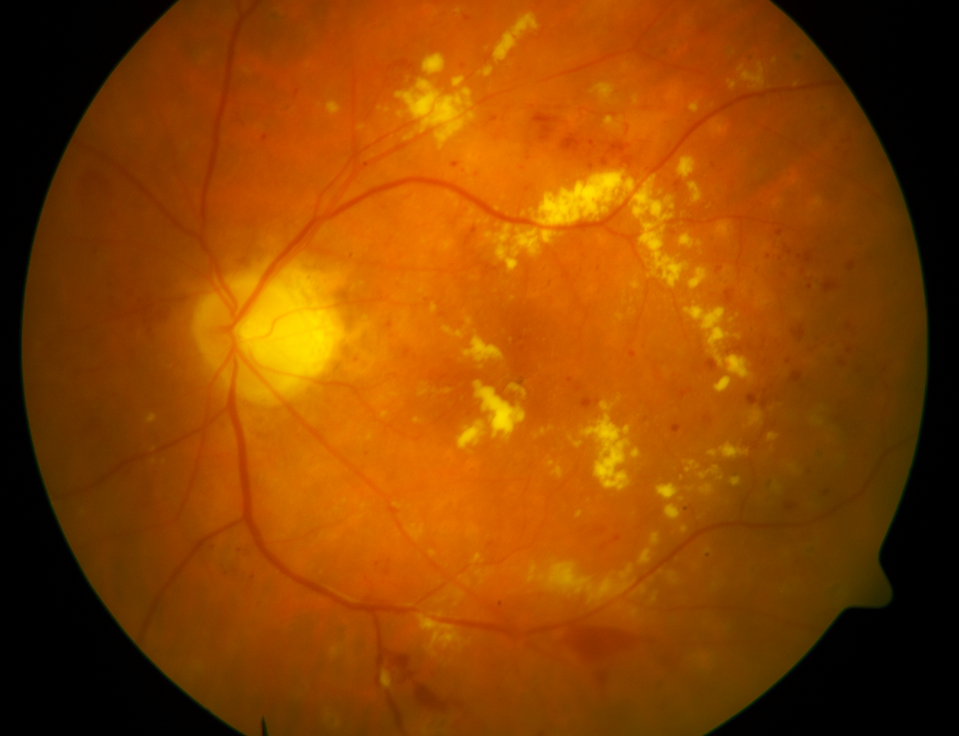
#> input picture image013.png, 959 x 736 px, shrunk from 1500 x 1152 before the run
$ python opticdisk2.py
#> lines starting #> are read from the running program, lines starting #| are printed output that depends on the picture; after the words box and inside, x2 and y2 are one past the last pixel; in counts of white or black regions, pixels touching at a corner belong together
#import the necessary packages
import numpy as np
#import argparse
import cv2
import Image

img = Image.open('image013.png')
#> img is the input picture: PIL image 959x736 RGB; mean R, G, B 139.6, 67.7, 0.2
img.save('image013.jpg')
# construct the argument parse and parse the arguments
#ap = argparse.ArgumentParser()
#ap.add_argument("-i", "--image", help = "path to the image file")
#ap.add_argument("-r", "--radius", type = int,
#	help = "radius of Gaussian blur; must be odd")
#args = vars(ap.parse_args())

# load the image and convert it to grayscale

image = cv2.imread('image013.jpg',1)
height,width,depth = image.shape
#> height = 736; width = 959; depth = 3
orig = image.copy()
gray = cv2.cvtColor(image, cv2.COLOR_BGR2GRAY)
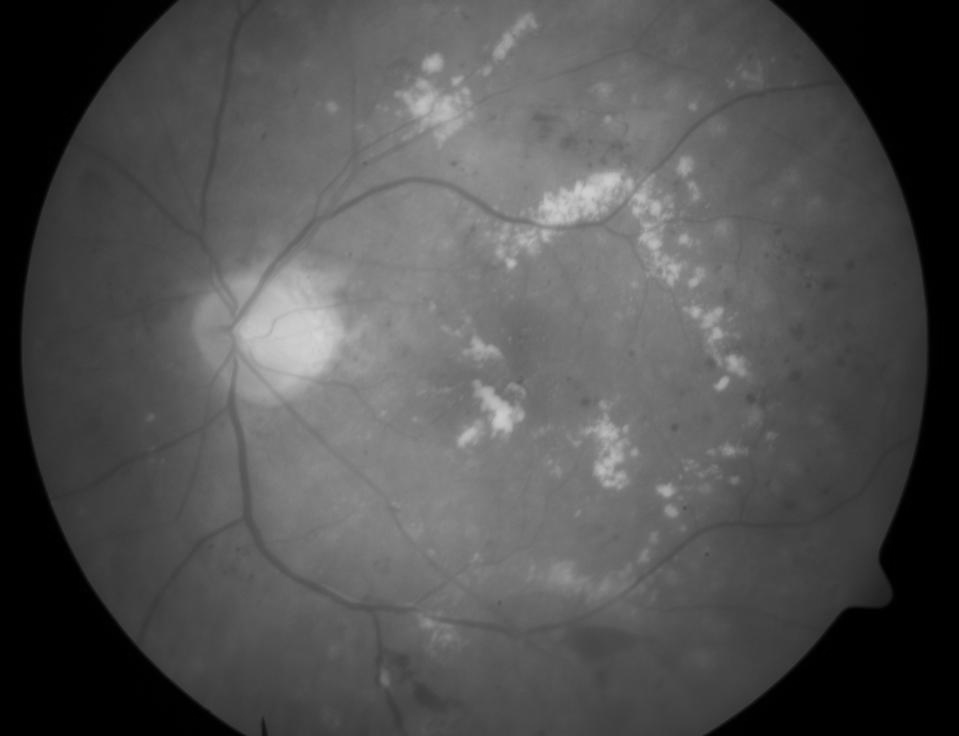
#> gray: shape (736, 959); min 0, max 212, mean 81.5
b,g,r=cv2.split(image)
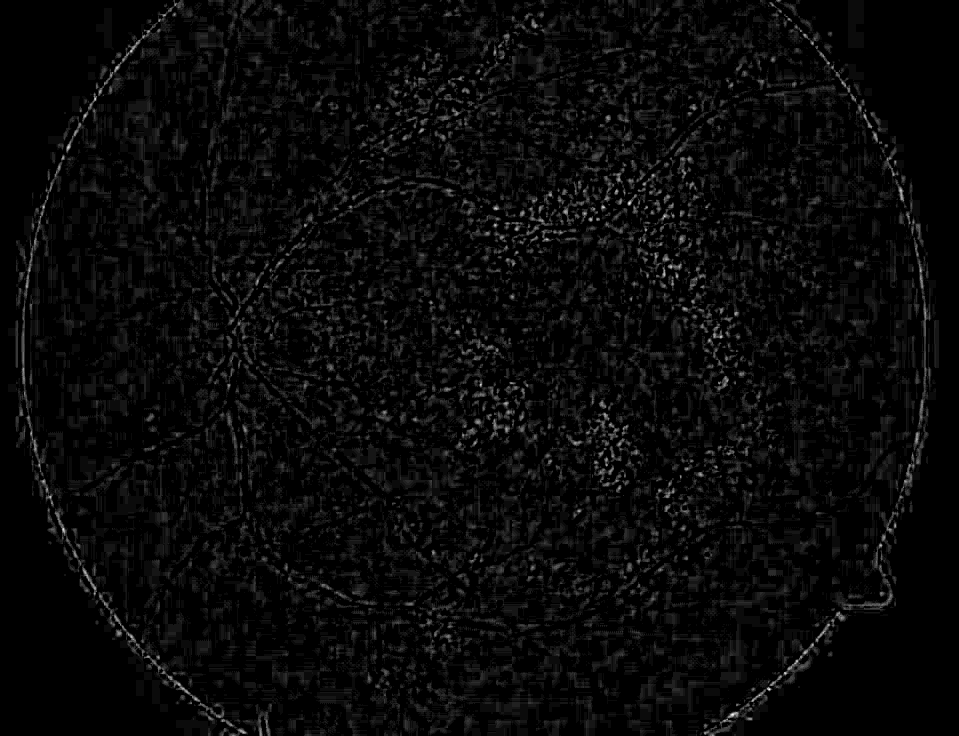
#> b: shape (736, 959); min 0, max 23, mean 0.8; drawn with min black and max white
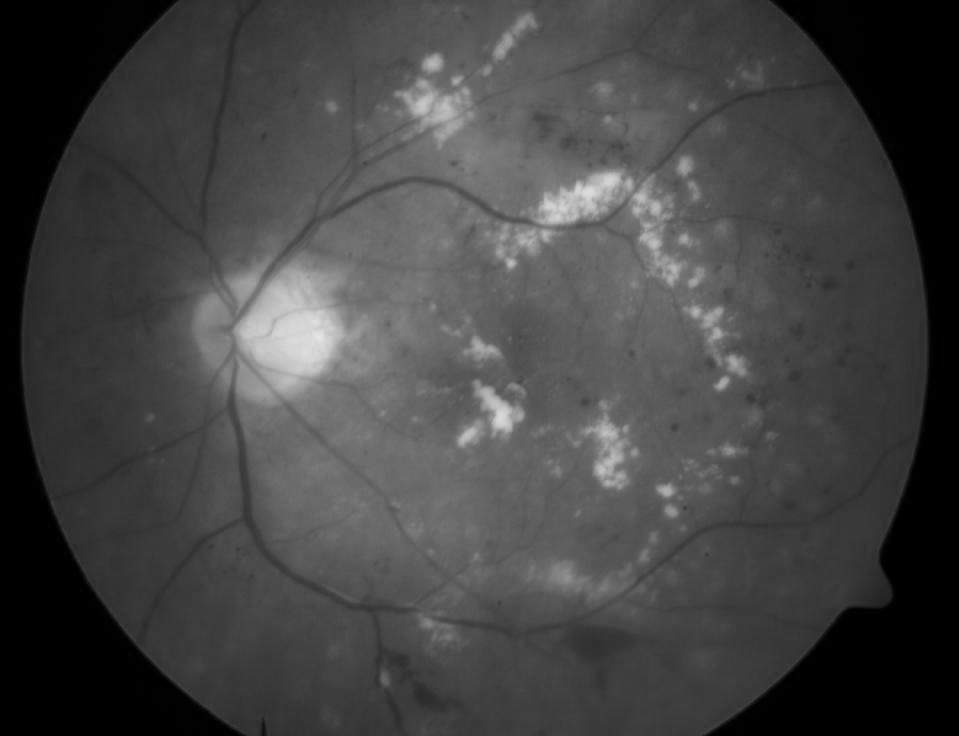
#> g: shape (736, 959); min 0, max 230, mean 67.6
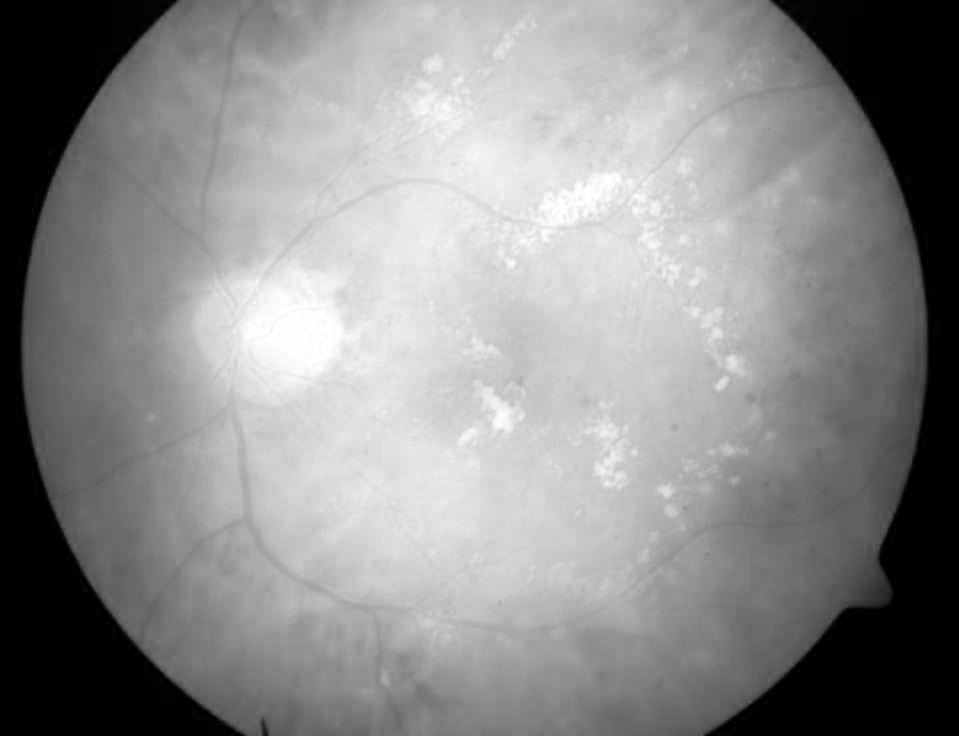
#> r: shape (736, 959); min 0, max 255, mean 139.6
# the area of the image with the largest intensity value
#(minVal, maxVal, minLoc, maxLoc) = cv2.minMaxLoc(gray)
#cv2.circle(image, maxLoc, 5, (255, 0, 0), 2)

# display the results of the naive attempt
#cv2.imshow("Naive", image)

# apply a Gaussian blur to the image then find the brightest
# region
gray = cv2.GaussianBlur(g, (55, 55), 0)
(minVal, maxVal, minLoc, maxLoc) = cv2.minMaxLoc(g)
#> minVal = 0; maxVal = 230; minLoc = (0, 0); maxLoc = (318, 336)
image = g.copy()
cv2.circle(image, maxLoc,55 , 1, 2)
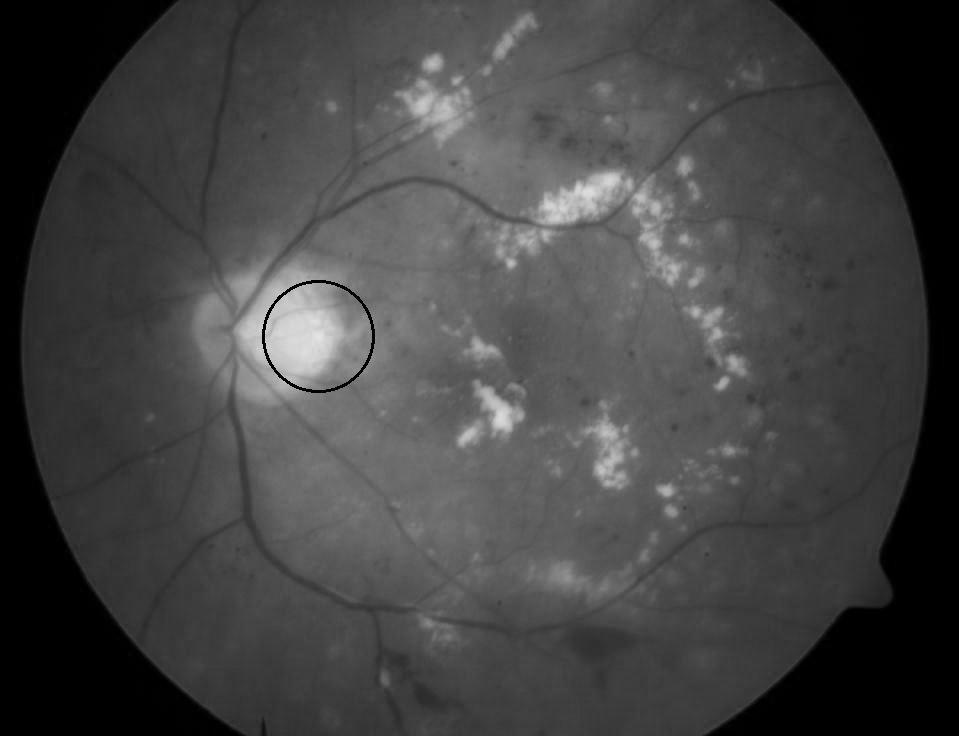
#> image: shape (736, 959); 0.15% of pixels changed, all inside (x1, y1, x2, y2) = (262, 280, 375, 393)


circle_img = np.zeros((height,width), np.uint8)
cv2.circle(circle_img,maxLoc,55,1,thickness=-1)
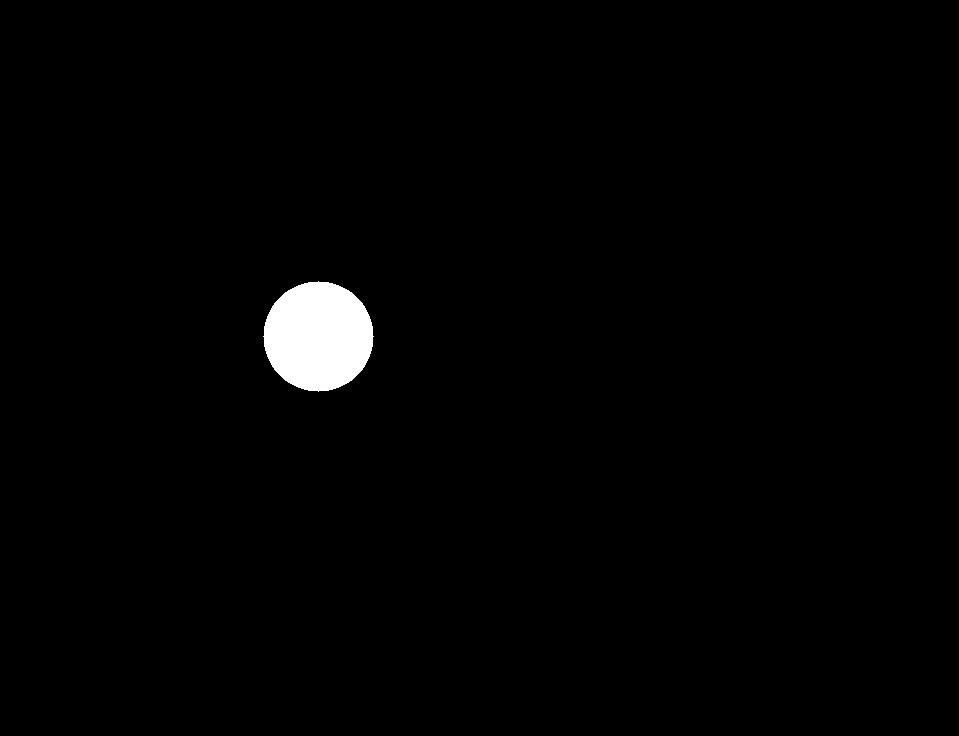
#> circle_img: shape (736, 959); values 0 (black) and 1 (white), 1.3% white; 1 white region, box (x1, y1, x2, y2) and area: (263, 281, 374, 392) 9477

masked_data = cv2.bitwise_and(image, image, mask=circle_img)
#masked_data = cv2.bitwise_or(image, image, mask=circle_img)
ret,thresh1 = cv2.threshold(masked_data,0,255,cv2.THRESH_BINARY)
cv2.imshow("masked", masked_data)
cv2.imshow("thresh1", thresh1)
cv2.imwrite('opticdisk018.jpg',thresh1)
# display the results of our newly improved method
cv2.imshow("Robust", image)
cv2.waitKey(0)
cv2.destroyAllWindows()

$ run again, with image002.png copied over image013.png
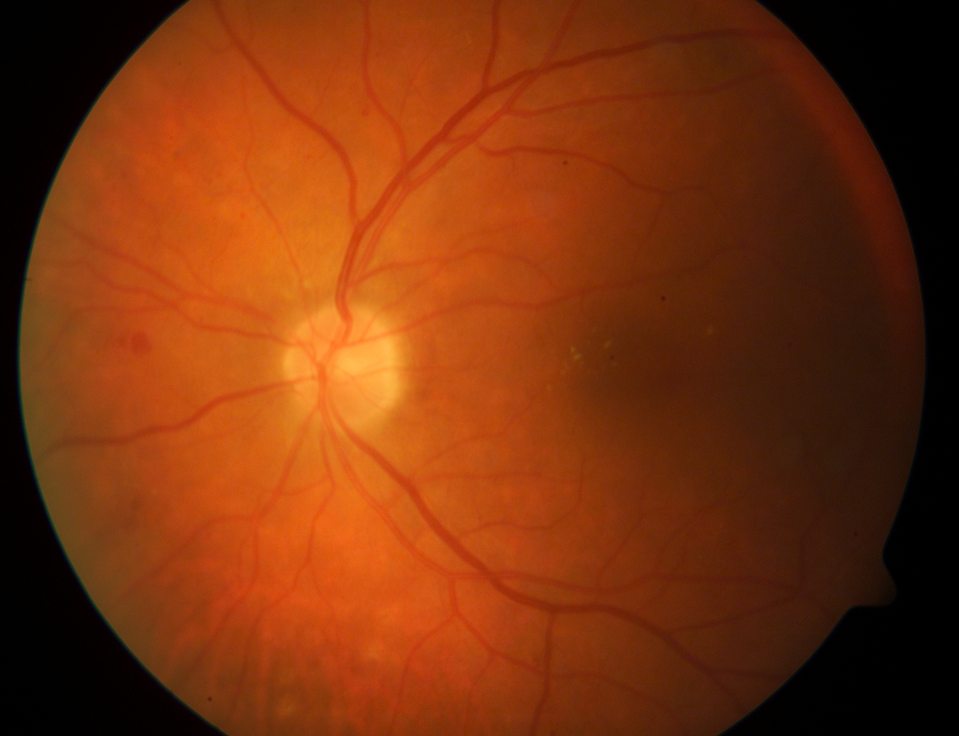
#> input picture image002.png, 959 x 736 px, shrunk from 1500 x 1152 before the run
#> img is the input picture: PIL image 959x736 RGB; mean R, G, B 121.2, 50.6, 13.3
#> `b,g,r=cv2.split(image)`:
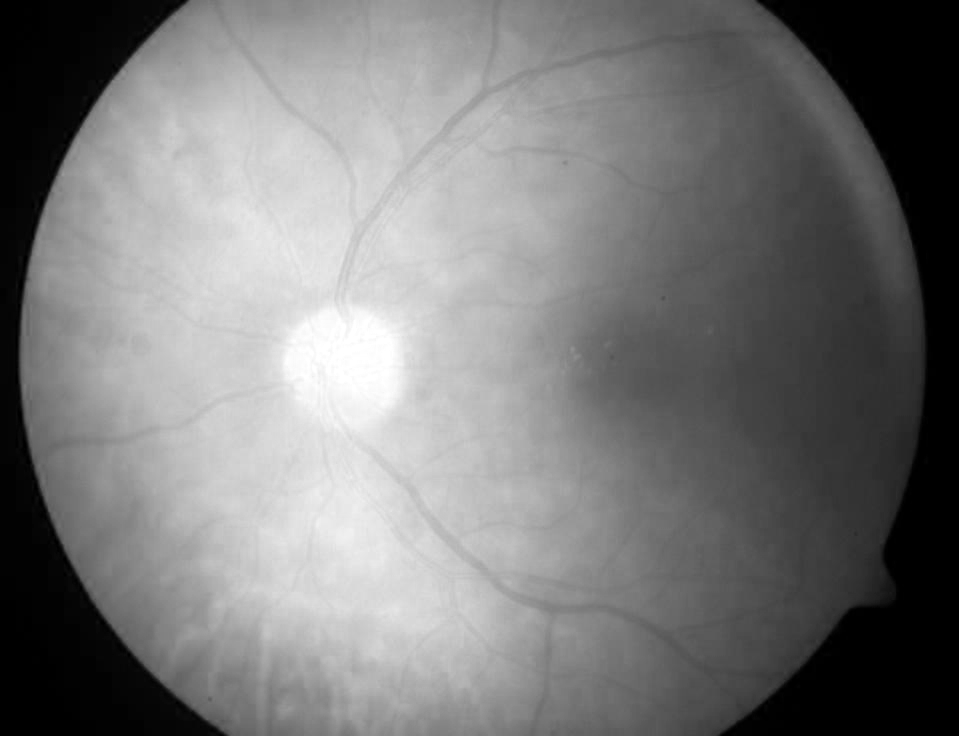
#> r: shape (736, 959); min 0, max 255, mean 121.2
#> minVal = 0; maxVal = 188; minLoc = (0, 0); maxLoc = (386, 348)
#> `cv2.circle(circle_img,maxLoc,55,1,thickness=-1)`:
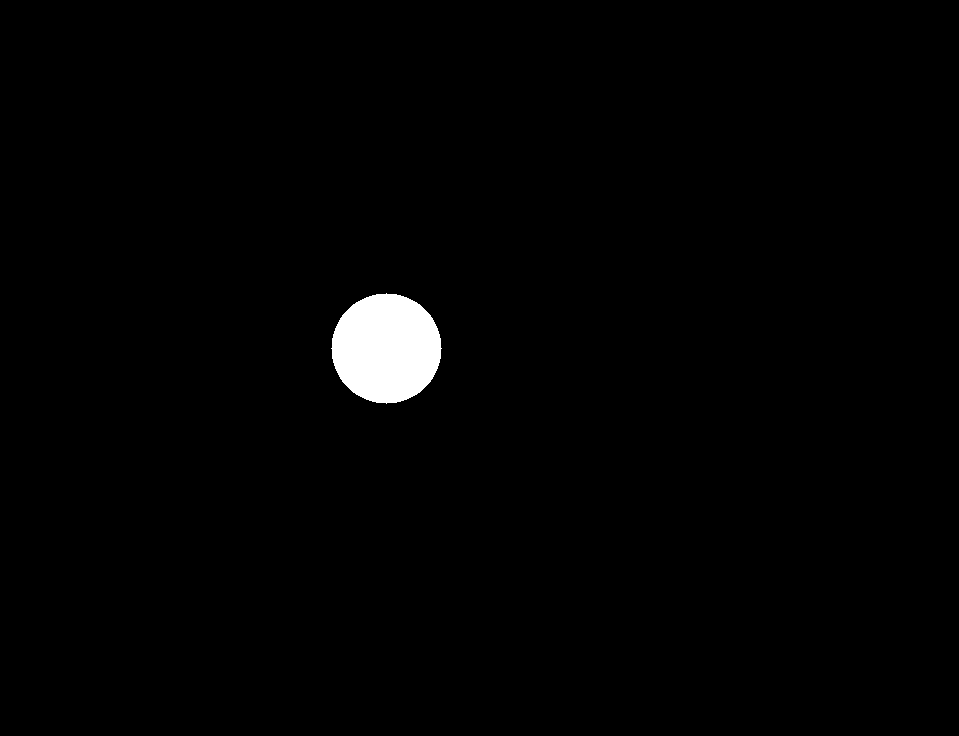
#> circle_img: shape (736, 959); values 0 (black) and 1 (white), 1.3% white; 1 white region, box (x1, y1, x2, y2) and area: (331, 293, 442, 404) 9477

$ run again, with image018.png copied over image013.png
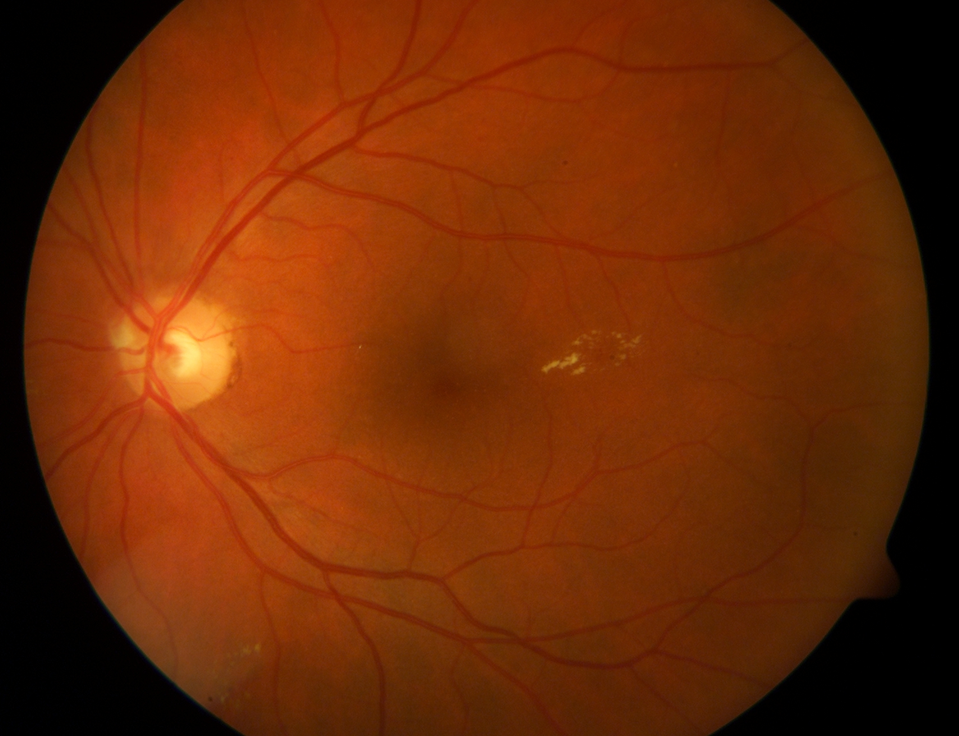
#> input picture image018.png, 959 x 736 px, shrunk from 1500 x 1152 before the run
#> img is the input picture: PIL image 959x736 RGB; mean R, G, B 108.7, 42.7, 5.7
#> `b,g,r=cv2.split(image)`:
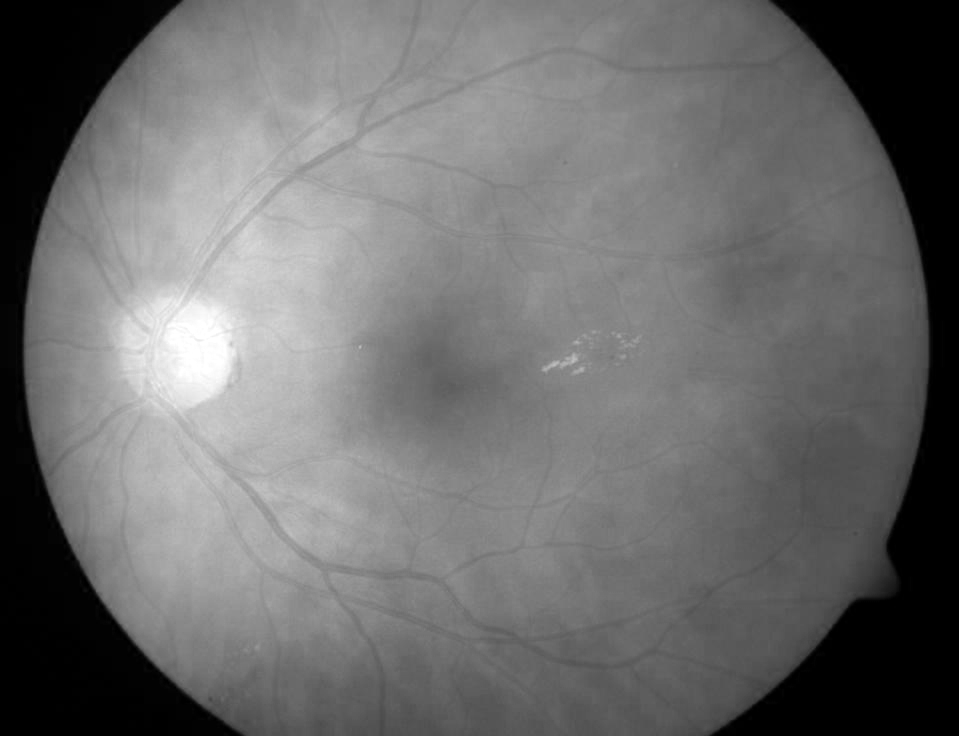
#> r: shape (736, 959); min 0, max 255, mean 108.7
#> minVal = 0; maxVal = 231; minLoc = (0, 0); maxLoc = (192, 351)
#> `cv2.circle(circle_img,maxLoc,55,1,thickness=-1)`:
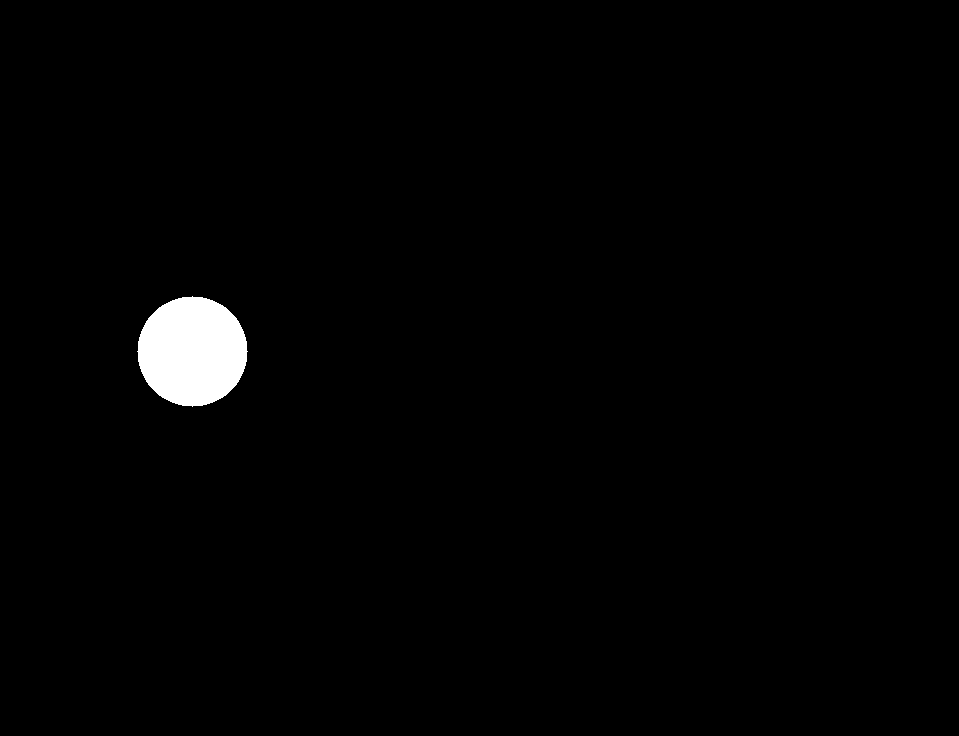
#> circle_img: shape (736, 959); values 0 (black) and 1 (white), 1.3% white; 1 white region, box (x1, y1, x2, y2) and area: (137, 296, 248, 407) 9477
